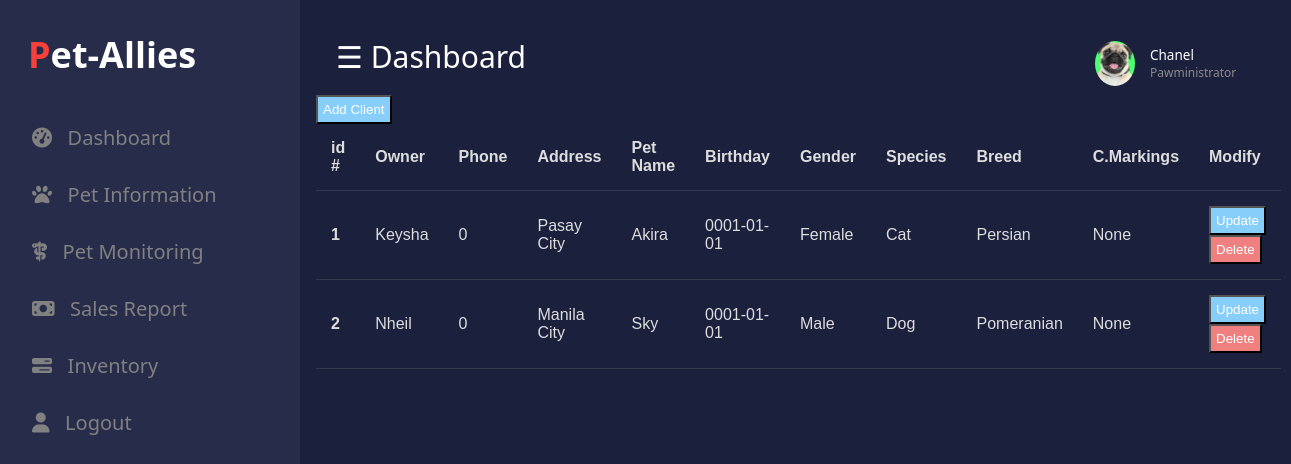
The app's page /PetInformation/petinfodisplay.php (signed in) with its own data.
### tables this page shows
CREATE TABLE `petinfo` (
  `id` int(11) NOT NULL,
  `o_name` varchar(50) DEFAULT NULL,
  `phone` bigint(13) DEFAULT NULL,
  `address` varchar(100) DEFAULT NULL,
  `p_name` varchar(50) DEFAULT NULL,
  `b_day` varchar(50) DEFAULT NULL,
  `gender` varchar(20) DEFAULT NULL,
  `species` varchar(50) DEFAULT NULL,
  `breed` varchar(50) DEFAULT NULL,
  `c_markings` varchar(50) DEFAULT NULL
);

### PetInformation/petinfodisplay.php (the view, shortened to what this page needs)
<?php
include '../Connection/connect.php';
?>
<!Doctype HTML>
<html>
<head>
    <link rel="stylesheet" href="../MyStyles/adminstyle.css" type="text/css" />
    <link rel="stylesheet" href="https://cdnjs.cloudflare.com/ajax/libs/font-awesome/4.7.0/css/font-awesome.min.css">
</head>
<body>
    <div id="mySidenav" class="sidenav">
        <p class="logo"><span>P</span>et-Allies</p>
        <a href="../Content/admin.php" class="icon-a"><i class="fa fa-dashboard icons"></i> &nbsp;&nbsp;Dashboard</a>
        <a href="petinfodisplay.php"class="icon-a"><i class="fa-solid fa-paw icons"></i> &nbsp;&nbsp;Pet Information</a>
        <a href="../PetMonitoring/monitoring.php"class="icon-a"><i class="fa-solid fa-staff-snake icons"></i> &nbsp;&nbsp;Pet Monitoring</a>
        <a href="../SalesRep/monthlySR.php"class="icon-a"><i class="fa-solid fa-money-bill icons"></i> &nbsp;&nbsp;Sales Report</a>
        <a href="../Inventory/inventory.php"class="icon-a"><i class="fa fa-tasks icons"></i> &nbsp;&nbsp;Inventory</a>
        <a href="../Login/logout.php" class="icon-a"><i class="fa fa-user icons"></i> &nbsp;&nbsp;Logout</a>
    </div>
    <div id="main">
        <div class="head">
            <div class="col-div-6">
                <span style="font-size:30px;cursor:pointer; color: white;" class="nav">&#9776; Dashboard</span>
            </div>
            <div class="col-div-6">
                <div class="profile">
                    <img src="../Content/Chanel.jpg" class="pro-img" />
                    <p>Chanel<span>Pawministrator</span></p>
                </div>
        </div>
    </div>
    <div class="container">
        <button class="btn btn-primary"><a href="petinfo.php" class="text-light">Add Client</a>
        </button>
    <table class="table">
    <thead>
        <tr>
        <th scope="col">id #</th>
        <th scope="col">Owner</th>
        <th scope="col">Phone</th>
        <th scope="col">Address</th>
        <th scope="col">Pet Name</th>
        <th scope="col">Birthday</th>
        <th scope="col">Gender</th>
        <th scope="col">Species</th>
        <th scope="col">Breed</th>
        <th scope="col">C.Markings</th>
        <th scope="col">Modify</th>
        </tr>
    </thead>
    <tbody>
        <?php
        $sql="select * from `petinfo`";
        $result=mysqli_query($con,$sql);
        if ($result) {
            while ($row=mysqli_fetch_assoc($result)) {
                $id=$row['id'];
                $owner=$row['o_name'];
                $phone=$row['phone'];
                $address=$row['address'];
                $petname=$row['p_name'];
                $birthday=$row['b_day'];
                $gender=$row['gender'];
                $species=$row['species'];
                $breed=$row['breed'];
                $cmarkings=$row['c_markings'];
                echo '<tr>
                <th scope="row">'.$id.'</th>
                <td>'.$owner.'</td>
                <td>'.$phone.'</td>
                <td>'.$address.'</td>
                <td>'.$petname.'</td>
                <td>'.$birthday.'</td>
                <td>'.$gender.'</td>
                <td>'.$species.'</td>
                <td>'.$breed.'</td>
                <td>'.$cmarkings.'</td>
                <td>
                <button class="btn btn-primary"><a href="update.php? updateid='.$id.'" class="text-light">Update</a></button>
                <button class="btn btn-danger" ><a href="delete.php? deleteid='.$id.'" class="text-light">Delete</a></button>
                </td>
                </tr>';
            }
        }
        ?>
    </tbody>
    </table>
    </div>
</body>
</html>

### MyStyles/adminstyle.css (style rules this page uses)
body { margin:0px; padding: 0px; background-color:#1b203d; overflow: hidden; font-family: system-ui; }
.logo { margin: 0px; margin-left: 28px; font-weight: bold; color: white; margin-bottom: 30px; }
.logo span { color: #f7403b; }
.sidenav { height: 100%; width: 300px; position: fixed; z-index: 1; top: 0; left: 0; background-color: #272c4a; overflow: hidden; transition: 0.5s; padding-top: 30px; }
.sidenav a { padding: 15px 8px 15px 32px; text-decoration: none; font-size: 20px; color: #818181; display: block; transition: 0.3s; }
.sidenav { position: absolute; top: 0; right: 25px; font-size: 36px; }
#main { transition: margin-left .5s; padding: 16px; margin-left: 300px; }
.head { padding:20px; }
.col-div-6 { width: 50%; float: left; }
.profile { display: inline-block; float: right; width: 160px; }
.pro-img { float: left; width: 40px; margin-top: 5px; border-radius: 50%; }
.profile p { color: white; font-weight: 500; margin-left: 55px; margin-top: 10px; font-size: 13.5px; }
.profile p span { font-weight: 400; font-size: 12px; display: block; color: #8e8b8b; }
table { font-family: arial, sans-serif; border-collapse: collapse; width: 100%; }
td, th { text-align: left; padding:15px; color: #ddd; border-bottom: 1px solid #81818140; }

### PetInformation/petinfodisplay.php (style rules this page uses)
.btn { padding: 5px; text-decoration: none; }
.btn-danger { background-color: lightcoral; }
.btn-primary { background-color: lightskyblue; }
.text-light { text-decoration: none; color: #fff; }

### records on screen
petinfo: id "1", o_name "Keysha", phone "0", address "Pasay City", p_name "Akira", b_day "0001-01-01", gender "Female", species "Cat", breed "Persian", c_markings "None"
petinfo: id "2", o_name "Nheil", phone "0", address "Manila City", p_name "Sky", b_day "0001-01-01", gender "Male", species "Dog", breed "Pomeranian", c_markings "None"
